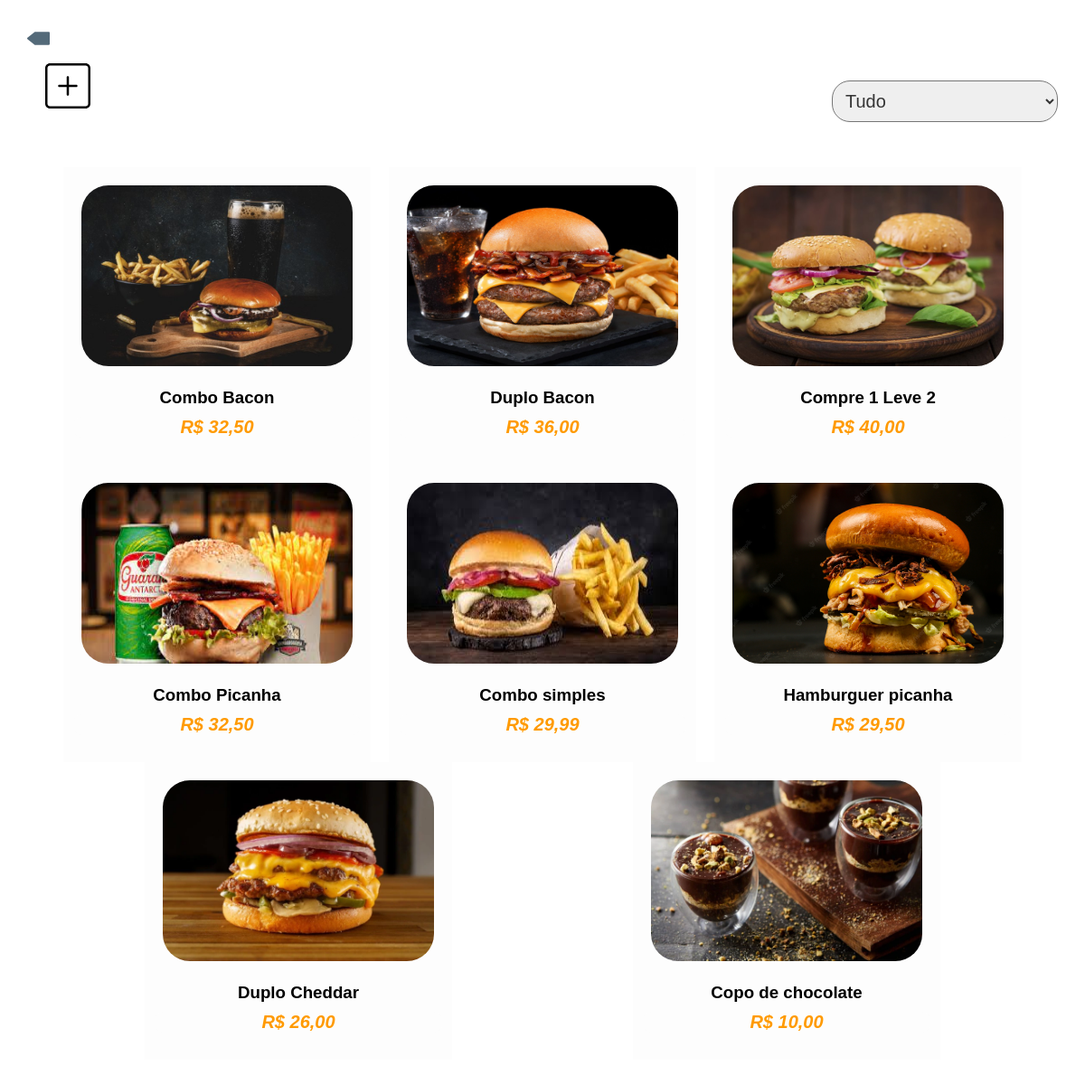
/admin/admin_produtos.php?c=1 (signed in), run on the app's committed database.
### tables this page shows
CREATE TABLE `produtos` (
  `id` int(11) NOT NULL,
  `id_categoria` int(11) NOT NULL,
  `categoria` varchar(100) NOT NULL,
  `nome` varchar(100) NOT NULL,
  `nome_produto` varchar(100) NOT NULL,
  `descricao` text NOT NULL,
  `imagem` varchar(200) NOT NULL,
  `valor` varchar(10) NOT NULL,
  `data_cadastro` date NOT NULL
);

### admin/admin_produtos.php (the view, shortened to what this page needs)
<?php
    include_once("../config/conexao.php");
      $get = filter_input_array(INPUT_GET, FILTER_SANITIZE_STRIPPED);
?>
<!DOCTYPE html>
<html lang="pt">
<head>
    <link rel="stylesheet" href="../css/style.css">
    <link rel="stylesheet" href="../css/menu.css">
</head>
<body>
    <main class="corpo">
    <a href="painel.php"><img src="../icons/backward-svgrepo-com.svg" style="margin-top: 30px; margin-left:30px;" width="25px"></a>
        <div class="cabecalho_produtos">
            <a href="admin_produto.php?c=<?=$get['c']?>"><img src="../icons/add-svgrepo-com.svg" class="add_imagem"></a>
            <form class="filtro">
                <select name="filtro" id="filtro" onchange="filtro_categorias()">
                    <option value="1">Tudo</option>
                    <?php
                        $query_produtos = "SELECT * FROM produtos";
                        $consulta_produtos = $conexao->prepare($query_produtos);
                        $consulta_produtos->execute();
                        $prod = $consulta_produtos->fetchAll(PDO::FETCH_ASSOC);
                    ?>
                </select>
            </form>
        </div>
        <section class="destaque populares">
            <div class="produtos_populares produtos">
                <?php
                    foreach ($prod as $key => $produto) {
                        $id_produto = md5($produto['id']);
                        ?>
                        <a href="admin_produto.php?p=<?=$id_produto?>">
                            <div class="produto produto_popular">
                                <img src="../<?=$produto['imagem']?>" alt="">
                                <h3><?=$produto['nome']?></h3>
                                <p class="preco">R$ <?=$produto['valor']?></p>
                            </div>
                        </a>
                        <?php
                    }
                ?>
            </div>
        </section>
        </main>
</body>
</html>

### css/style.css (style rules this page uses)
* { margin: 0; padding: 0; box-sizing: border-box; font-family: "Raleway", sans-serif; }
input, select, textarea { outline: none; }
.destaque { text-align: center; margin: 20px; padding: 30px 0; }
.produtos { display: flex; justify-content: center; flex-wrap: wrap; margin: 0 40px; }
.produtos a { text-decoration: none; color: #000; }
.produto { background-color: rgb(253, 253, 253); margin: 0 auto; text-align: center; cursor: pointer; padding-bottom: 20px; }
.preco { margin: 10px; font-size: 20px; color: #ff9a00; font-weight: bolder; font-style: italic; background-color: rgb(253, 253, 253); border-radius: 30px; }
.produto img { width: 300px; height: 200px; margin: 20px; border-radius: 30px; }
.reserva div, a { margin: auto; }

### css/menu.css (style rules this page uses)
.filtro { width: 100%; padding-top: 30px; padding-right: 30px; display: flex; justify-content: right; }
.filtro select { width: 250px; padding: 10px; font-size: 20px; color: rgb(52, 52, 52); border-radius: 20px; }
.add_imagem { width: 50px; margin: 10px 50px; }
.cabecalho_produtos { display: flex; }

### data on the page
produtos: imagem (picture), nome "Combo Bacon", valor "32,50"
produtos: imagem (picture), nome "Duplo Bacon", valor "36,00"
produtos: imagem (picture), nome "Compre 1 Leve 2", valor "40,00"
produtos: imagem (picture), nome "Combo Picanha", valor "32,50"
produtos: imagem (picture), nome "Combo simples", valor "29,99"
produtos: imagem (picture), nome "Hamburguer picanha", valor "29,50"
produtos: imagem (picture), nome "Duplo Cheddar", valor "26,00"
produtos: imagem (picture), nome "Copo de chocolate", valor "10,00"
